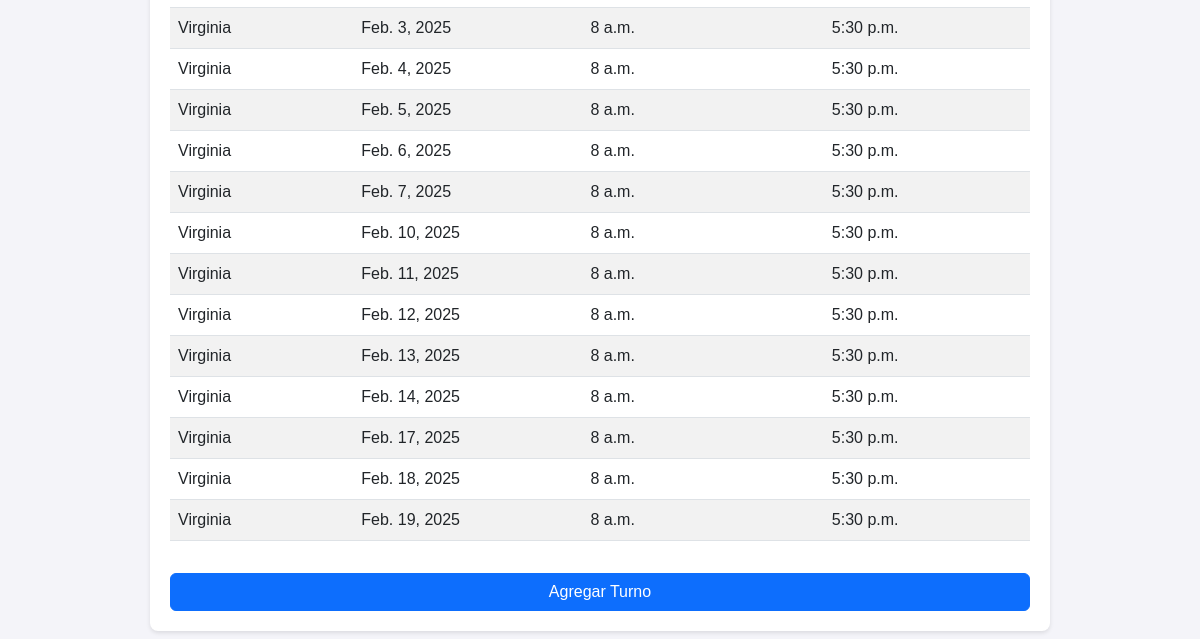
/management/shifts/list/ (lower part), run on an earlier commit of the app's database.
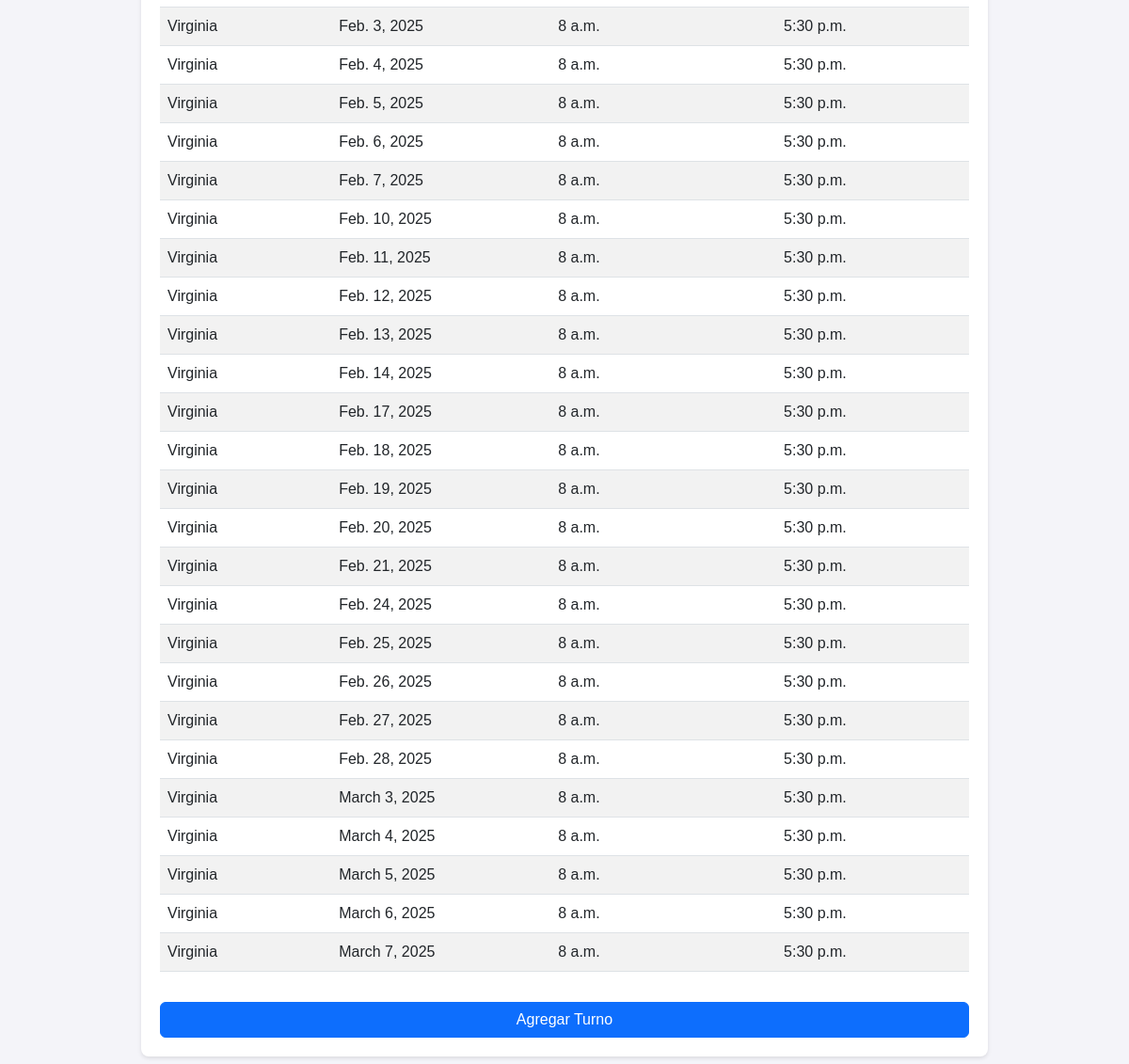
And on a later commit of the database.
### management/models.py (models this page shows)
class Shift(models.Model):
    employee = models.ForeignKey(Employee, on_delete=models.CASCADE)
    date = models.DateField()
    start_time = models.TimeField()
    end_time = models.TimeField()

class Employee(models.Model):
    id = models.AutoField(primary_key=True)
    name = models.CharField(max_length=255)
    role = models.CharField(max_length=255)

### management/views.py (the view)
# urls.py: path('management/shifts/list/', views.shift_list, name='shift_list'),
def shift_list(request):
    shifts = Shift.objects.all()
    shifts = sorted(shifts, key=lambda x: x.date)
    return render(request, 'management/shift_list.html', {'shifts': shifts})

### templates/management/shift_list.html (shortened to what this page needs)
<!DOCTYPE html>
<html>
    <head>
        <link href="https://cdn.jsdelivr.net/npm/bootstrap@5.3.0/dist/css/bootstrap.min.css" rel="stylesheet">
    </head>
    <body>
        <div class="container">
            <table class="table table-striped">
                <tbody>
                    {% for shift in shifts %}
                    <tr>
                        <td>{{ shift.employee.name }}</td>
                        <td>{{ shift.date }}</td>
                        <td>{{ shift.start_time }}</td>
                        <td>{{ shift.end_time }}</td>
                    </tr>
                    {% endfor %}
                </tbody>
            </table>
            <a href="{% url 'add_shift' %}" class="btn btn-primary w-100 mt-3">Agregar Turno</a>
        </div>
    </body>
</html>

What changed in the data, as far as the page shows it:
added Shift: employee.name "Virginia", date "Feb. 20, 2025", start_time "8 a.m.", end_time "5:30 p.m."
added Shift: employee.name "Virginia", date "Feb. 21, 2025", start_time "8 a.m.", end_time "5:30 p.m."
added Shift: employee.name "Virginia", date "Feb. 24, 2025", start_time "8 a.m.", end_time "5:30 p.m."
added Shift: employee.name "Virginia", date "Feb. 25, 2025", start_time "8 a.m.", end_time "5:30 p.m."
added Shift: employee.name "Virginia", date "Feb. 26, 2025", start_time "8 a.m.", end_time "5:30 p.m."
added Shift: employee.name "Virginia", date "Feb. 27, 2025", start_time "8 a.m.", end_time "5:30 p.m."
added Shift: employee.name "Virginia", date "Feb. 28, 2025", start_time "8 a.m.", end_time "5:30 p.m."
added Shift: employee.name "Virginia", date "March 3, 2025", start_time "8 a.m.", end_time "5:30 p.m."
added Shift: employee.name "Virginia", date "March 4, 2025", start_time "8 a.m.", end_time "5:30 p.m."
added Shift: employee.name "Virginia", date "March 5, 2025", start_time "8 a.m.", end_time "5:30 p.m."
added Shift: employee.name "Virginia", date "March 6, 2025", start_time "8 a.m.", end_time "5:30 p.m."
added Shift: employee.name "Virginia", date "March 7, 2025", start_time "8 a.m.", end_time "5:30 p.m."
